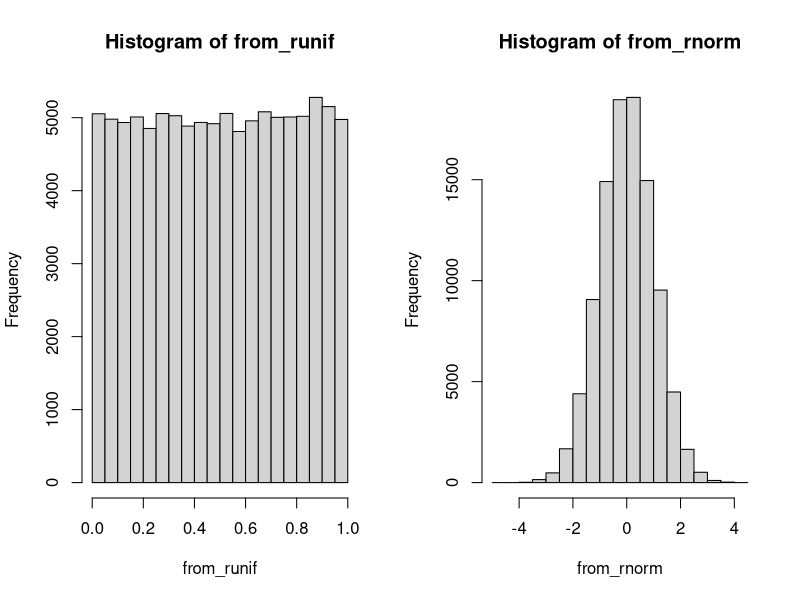
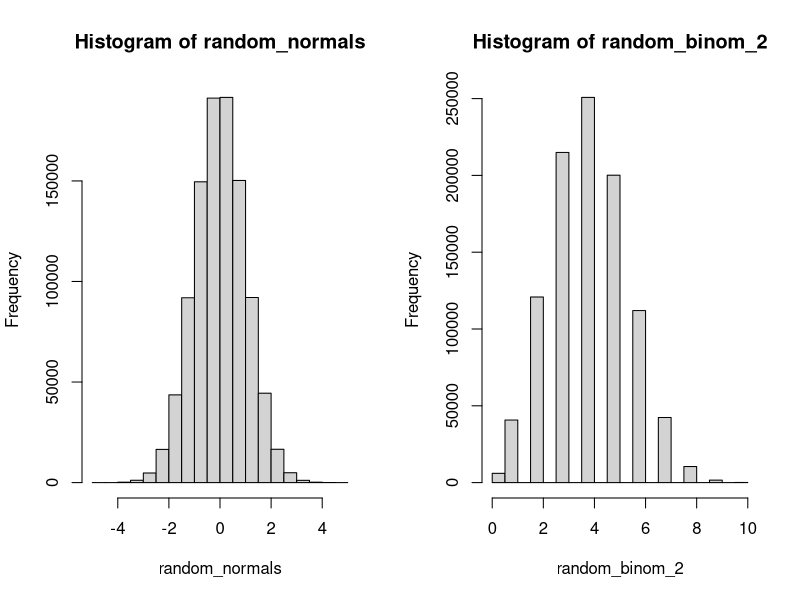

Reproduce these figures in R, in order.
## ---- chunk 1
library(dplyr)
library(purrr)

set.seed(7242) #set from Random.org
## ---- chunk 2
sample(x = 1:10)
## ---- chunk 3
sample(x = 1:10, replace = FALSE) ## no number appears more than once
## ---- chunk 4
sample(x = 1:10, size = 10, replace = TRUE) ## any number can appear more than once
## ---- chunk 5
sample(x = 1:10, size = 10, replace = FALSE)
## ---- chunk 6
fair_coin <- sample(c("Head", "Tail"), size = 20, prob = c(.5, .5), replace = TRUE)
mean(fair_coin == "Head")
## ---- chunk 7
unfair_coin <- sample(c("Head", "Tail"), size = 20, prob = c(2, 10), replace = TRUE)
mean(unfair_coin == "Head")
## ---- chunk 8
mtcars
## ---- chunk 9
mtcars[sample(1:ncol(mtcars), size=3),]
slice_sample(mtcars, n=3)
## ---- chunk 10
mtcars %>% slice_sample(prop=.5)
## ---- chunk 11
mtcars %>% slice_sample(prop=1, replace=T)
## ---- chunk 12
rbinom(n = 1, size = 100, prob = 0.1)
## ---- chunk 13
rbinom(n = 10, size = 100, prob = 0.5)
## ---- chunk 14
runif(n = 5, min=0, max=1)
## ---- chunk 15
rnorm(n=5, mean=0)

## ---- chunk 16
from_runif <- runif(n = 100000)
from_rnorm <- qnorm(from_runif)

par(mfrow = c(1, 2)) ## base-R parameter for two plots at once
hist(from_runif)
hist(from_rnorm)

## ---- chunk 17



random_normals <- rnorm(n=1000000, mean=0, sd=1)
hist(random_normals)

random_binom_2 <- qbinom(runif(n=1000000), size=10, prob=.4)
hist(random_binom_2)
## ---- chunk 18

## ---- chunk 19
set.seed(02138)
runif(n = 10)
## ---- chunk 20
radvantage <- function(sides=20, k=2){
  return(max(sample.int(sides, k, replace = T)))
}

# Take the mean of 100,000 rolls with "advantage"
set.seed(60639)
mean(map_vec(1:1e5, function(x) radvantage() > 9))
## ---- chunk 21
birthday <- function(k){
  # For each person, sample a birthday
  bdays <- map_vec(1:k, function(x) sample.int(365, 1))
  # If any birthdays are duplicated, the length of unique(x) will be shorter than the length of x
  return(as.numeric(length(bdays) != length(unique(bdays))))
}

set.seed(60639)
# For a room of 23 people
mean(map_vec(1:1e4, function(x) birthday(23)))

# For a room of 90 people
mean(map_vec(1:1e4, function(x) birthday(60)))
## ---- chunk 22
set.seed(60639)
mean(rcauchy(1e6)) # Average of 100,000 draws from a Cauchy(0, 1)
mean(rcauchy(1e6)) # Another average of 100,000 draws from a Cauchy(0, 1) -- wildly different resutl!
## ---- chunk 23
# This function should take as input some number of decks and generate a shoe of cards in the form of a vector
# HINT: You don't need to store the actual cards, just their values
# HINT 2: Read the documentation for the 'rep' function
gen_deck <- function(decks=6){

}
## ---- chunk 24
# This function should take as input some vector that represents a hand of cards and return its value
# HINT: In R, the modulo operator is %%
value_hand <- function(hand){

}
## ---- chunk 25
# This function should take as input the banker's and the player's hands and return the outcome of the round
determine_winner <- function(player, banker){

}
## ---- chunk 26
# This is your main function. It should return (at a minimum) the outcome of the round of play
# HINT: Write out each phase of the round in plain language in the comments. Then try to implement that phase in code.
# HINT 2: You'll likely need to use a lot of conditional statements to implement the drawing rules
play_round <- function(deck){
  
}

## ---- chunk 27
# This function should take as input a choice and a wager. You can choose to have it wrap `play_round()` or have the call to `play_round()` passed as an argument. Either way, it should return a "payoff" based on the choice the bettor selects and the (random) outcome of the round.
standard_payoff <- function(){
 
}
## ---- chunk 28
set.seed(60639) # Set the seed
# Simulation code here

## ---- chunk 29
set.seed(60640) # Set the seed
# Simulation code here

## ---- chunk 30
set.seed(60641) # Set the seed
# Simulation code here

## ---- chunk 31
set.seed(60642) # Set the seed
